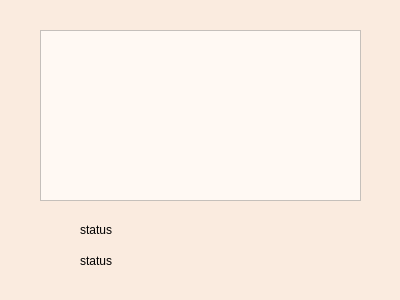
<?xml version="1.0" encoding="UTF-8"?>
<ui version="4.0">
 <class>Dialog</class>
 <widget class="QDialog" name="Dialog">
  <property name="geometry">
   <rect>
    <x>0</x>
    <y>0</y>
    <width>400</width>
    <height>300</height>
   </rect>
  </property>
  <property name="windowTitle">
   <string>Dialog</string>
  </property>
  <property name="styleSheet">
   <string notr="true">background-color:rgb(250, 235, 223);</string>
  </property>
  <widget class="QLabel" name="lbl_status">
   <property name="geometry">
    <rect>
     <x>80</x>
     <y>220</y>
     <width>241</width>
     <height>20</height>
    </rect>
   </property>
   <property name="styleSheet">
    <string notr="true">font: 75 10pt &quot;G마켓 산스 TTF Bold&quot;;</string>
   </property>
   <property name="text">
    <string>status</string>
   </property>
  </widget>
  <widget class="QTextBrowser" name="txtbsr_finish">
   <property name="geometry">
    <rect>
     <x>40</x>
     <y>30</y>
     <width>321</width>
     <height>171</height>
    </rect>
   </property>
   <property name="autoFillBackground">
    <bool>false</bool>
   </property>
   <property name="styleSheet">
    <string notr="true">background-color:rgb(255, 249, 243);
font: 75 10pt &quot;G마켓 산스 TTF Bold&quot;;</string>
   </property>
  </widget>
  <widget class="QLabel" name="lbl_nxtstatus">
   <property name="geometry">
    <rect>
     <x>80</x>
     <y>250</y>
     <width>241</width>
     <height>21</height>
    </rect>
   </property>
   <property name="styleSheet">
    <string notr="true">font: 75 10pt &quot;G마켓 산스 TTF Bold&quot;;</string>
   </property>
   <property name="text">
    <string>status</string>
   </property>
  </widget>
 </widget>
 <resources/>
 <connections/>
</ui>
